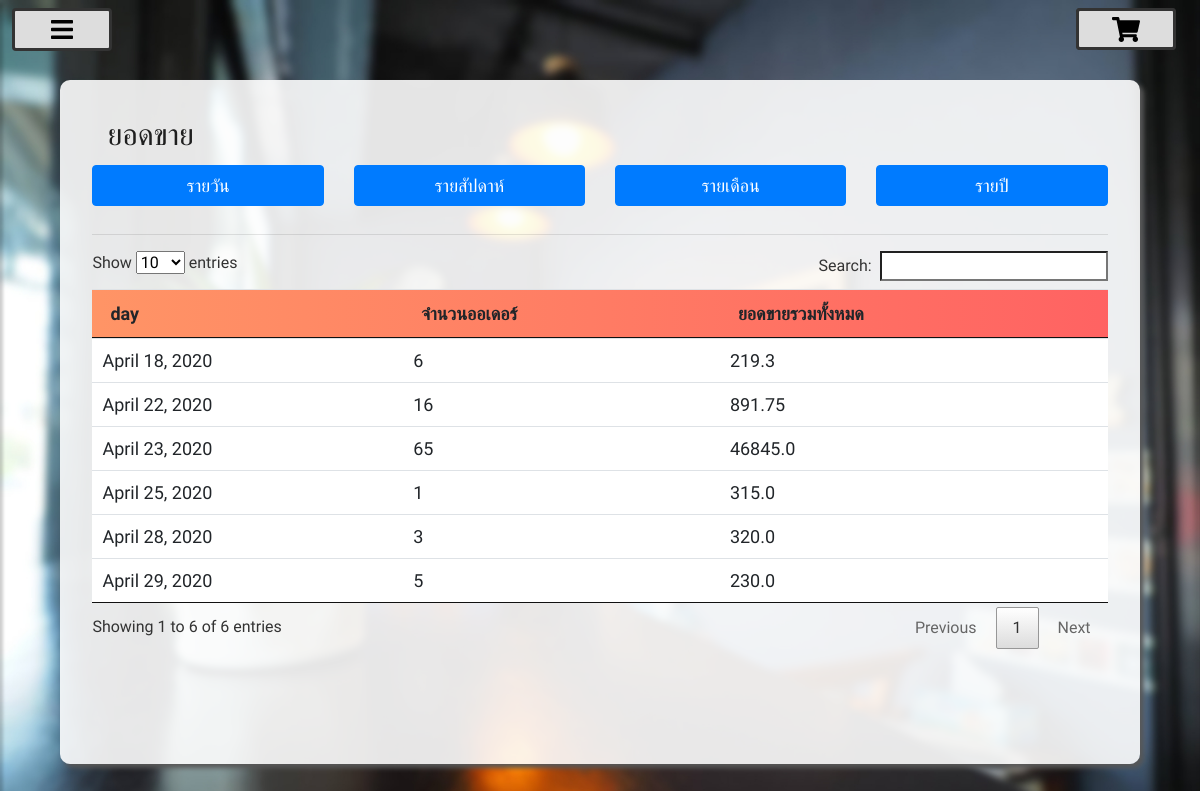
Page /report/day/ (signed in) on the committed database.
### product/models.py (models this page shows)
class Order(models.Model):
    TYPE_BUY = (
        ('Local_buy', 'Local buy'),
        ('Online_buy', 'Online buy')
    )
    total_price = models.FloatField(default=0)
    order_type = models.CharField(max_length=255, choices=TYPE_BUY)
    date = models.DateTimeField(auto_now=True)
    promo_id = models.ForeignKey(Promotion, on_delete=models.CASCADE, null=True)
    c_id = models.ForeignKey(Customer, on_delete=models.CASCADE, null=True)
    finish_flag = models.BooleanField(default=False)

### report/views.py (the view)
# urls.py: path('report/', include('report.urls')),
@permission_required('auth.view_report')
@login_required
def report(request, report_type):
    report_type = report_type
    orders = Order.objects.filter(finish_flag=True)
    if report_type == 'month':
        orders = orders.annotate(time=Trunc('date', 'month')).values('time').annotate(count=Count('id'), total_income=Sum('total_price'))
    elif report_type == 'day':
        orders = orders.annotate(time=Trunc('date', 'day')).values('time').annotate(count=Count('id'), total_income=Sum('total_price'))
    elif report_type == 'year':
        orders = orders.annotate(time=Trunc('date', 'year')).values('time').annotate(count=Count('id'), total_income=Sum('total_price'))
    elif report_type == 'week':
        orders = orders.annotate(time=Trunc('date', 'week')).values('time').annotate(count=Count('id'), total_income=Sum('total_price'), week=ExtractWeek('time'))
    return render(request, 'report/report.html', context={'orders':orders,'type':report_type,})

### product/context_processors.py (called while the page is built)
def pro_to_base(request):
    promotions = Promotion.objects.all()
    for promotion in promotions:
        if promotion.s_date < datetime.date.today() and promotion.e_date > datetime.date.today():
            promotion.promo_status = True
            promotion.save()
        else :
            promotion.promo_status = False
            promotion.save()
    promotions = promotions.filter(promo_status = True)
    return {'Promotion': promotions}

### report/templates/report/report.html (shortened to what this page needs)
{% extends "base.html" %} {% load static %} {% block content %}
<div class="container listall">
    <div class="col-12 list_r">
        <div class="row">
            <div class="col-12">
                <label class="titlelist col-lg-8 col-6">ยอดขาย</label></div>
            <div class="col-3">
                <a href="{% url 'report' 'day' %}"><button type='button'
                        class='btn btn-primary btncool col'>รายวัน</button></a>
            </div>
            <div class="col-3">
                <a href="{% url 'report' 'week' %}"><button type='button'
                        class='btn btn-primary btncool col'>รายสัปดาห์</button></a>
            </div>
            <div class="col-3">
                <a href="{% url 'report' 'month' %}"><button type='button'
                        class='btn btn-primary btncool col'>รายเดือน</button></a>
            </div>
            <div class="col-3">
                <a href="{% url 'report' 'year' %}"><button type='button'
                        class='btn btn-primary btncool col'>รายปี</button></a>
            </div>
        </div>
        <hr>
        <div class="alltable">
            <div class="listbody">
                <table class='table table-hover' id='myTable'>
                    <thead class="thead-custom">
                        <tr>
                            <th>{{type}}</th>
                            <th>จำนวนออเดอร์</th>
                            <th>ยอดขายรวมทั้งหมด</th>
                        </tr>
                    </thead>
                    <tbody>
                        {% for order in orders %}
                        <tr onclick='getOrderAtTime(event)' data-type='{{type}}'
                        {% if type == 'day' %} data-time="{{order.time.date}}" {% endif %}
                        id='order-line'>
                            <td data-order='{{ forloop.counter }}' >
                                {% if type == 'year' %}
                                {{order.time.year}}
                                {% elif type == 'month' %}
                                {{order.time.month}}/{{order.time.year}}
                                {% elif type == 'day' %}
                                {{order.time.date}}
                                {% elif type == 'week' %}
                                {{order.week}}/{{order.time.year}}</span>
                                {% endif %}
                            </td>
                            <td >
                                {{ order.count}}
                            </td>
                            <td >
                                {{ order.total_income}}
                            </td>
                        </tr>
                        {% endfor %}
                    </tbody>
                </table>
            </div>
        </div>
    </div>
</div>
{% endblock content %}

### static/css/style3.css (style rules this page uses)
body { font-family: 'Poppins', sans-serif; background: #fafafa; }
a, a:hover, a:focus { color: black; text-decoration: none; transition: all 0.3s; }

### report/templates/report/report.html (style rules this page uses)
.btncool { margin-right: 1vw; margin-bottom: 1vw; font-size: 18px; }
.thead-custom { background: linear-gradient(to right, #ff9966, #ff5e62); background-attachment: fixed; }
table { font-size: 18px; }
.listbody { height: 60vh; }
.alltable { width: 100%; overflow-x: hidden; }
.list_r { background-color: rgba(253, 253, 253, 0.9); padding: 3%; border-radius: 10px; box-shadow: 4px 4px 5px 0px rgba(87, 87, 87, 1); margin-bottom: 5vh; top: 3vh; opacity: 0; }
.titlelist { font-size: 30px; }
.listall { margin-top: 10vh; }

### rows in the picture
Order: time "April 25, 2020", count "1", total_income "315.0"

### other values in the picture
{{ type }} "day"
{{ order.time.date }} "April 18, 2020" "April 22, 2020" "April 23, 2020" "April 28, 2020" "April 29, 2020"
{{ order.count }} "6" "16" "65" "3" "5"
{{ order.total_income }} "219.3" "891.75" "46845.0" "320.0" "230.0"
